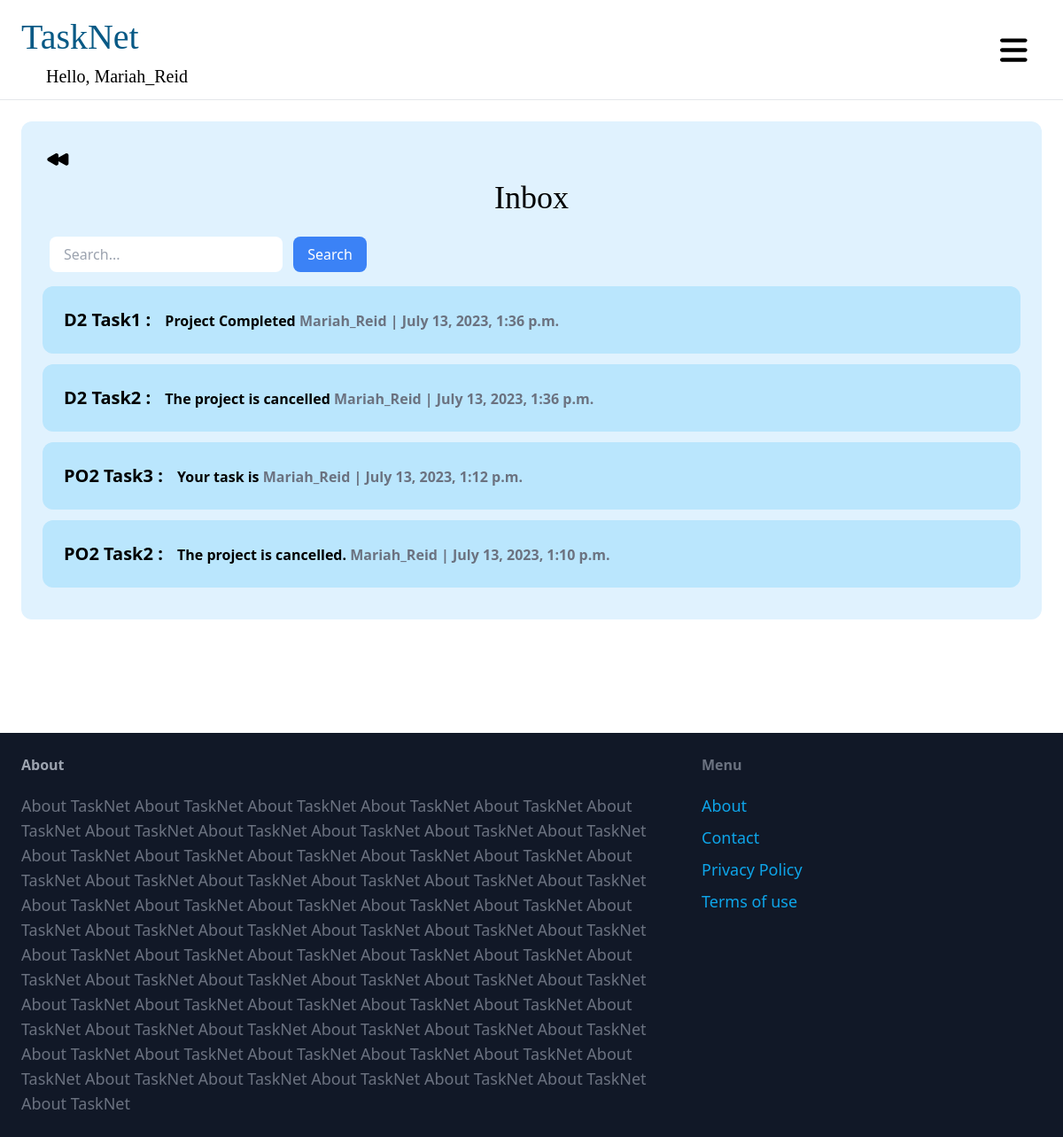
The page /conversation/ (signed in) on the database its author committed.
### core/models.py (models this page shows, shortened)
class CustomUser(AbstractUser):
    ROLE_CHOICES = (
        ('director', 'Director'),
        ('product_owner', 'Product Owner'),
        ('developer', 'Developer'),
        ('qa', 'Quality Assessment'),
        ('other', 'Other')
    )
    email = models.EmailField(unique=True)
    role = models.CharField(max_length=20, choices=ROLE_CHOICES)
    USERNAME_FIELD = 'email'
    REQUIRED_FIELDS = ['username']

### conversation/models.py (models this page shows)
class Conversation(models.Model):
    task = models.ForeignKey(Task, related_name='conversations', on_delete=models.CASCADE)
    members = models.ManyToManyField(settings.AUTH_USER_MODEL, related_name='conversations')
    created_on = models.DateTimeField(auto_now_add=True)
    modified_at = models.DateTimeField(default=timezone.now)
    class Meta:
        ordering = ('-modified_at',)

class Comment(models.Model):
    conversation = models.ForeignKey(Conversation, related_name='comments', on_delete=models.CASCADE)
    content = models.TextField(blank=True)
    file = models.FileField(blank=True, upload_to='comment_files')
    sent_at = models.DateTimeField(default=timezone.now)
    created_by = models.ForeignKey(settings.AUTH_USER_MODEL, related_name='created_comments', on_delete=models.CASCADE)

### kanban/models.py (models this page shows, shortened)
class Task(models.Model):
    project = models.ForeignKey(Project, related_name='tasks', on_delete=models.CASCADE)
    title = models.CharField(max_length=255)
    description = models.TextField()
    created_at = models.DateTimeField(null=True, blank=True)
    created_by = models.ForeignKey(settings.AUTH_USER_MODEL, related_name='tasks', on_delete=models.CASCADE)
    assigned_to = models.ManyToManyField(settings.AUTH_USER_MODEL, related_name='assigned_tasks')
    status = models.CharField(max_length=20, choices=(
        ('TODO', 'To Do'),
        ('IN_PROGRESS', 'In Progress'),
        ('DONE', 'Done')
    ))
    due_date = models.DateTimeField(null=True, blank=True)
    class Meta:
        ordering = ('created_at',)

### conversation/views.py (the view)
# urls.py: path('', views.inbox, name='inbox'),
@login_required
def inbox(request):
    conversations = Conversation.objects.filter(members__in=[request.user.id])
    search_query = request.GET.get('search', None)
    if search_query:
        conversations = conversations.filter(task__title__icontains=search_query)
    return render(request, 'conversation/inbox.html', {
        'conversations': conversations
    })

### conversation/templates/conversation/inbox.html (shortened to what this page needs)
{% extends 'core/base.html' %}
{% block content %}
    <div class="p-6 bg-sky-100 rounded-xl">
        <button onclick="goBack()">
        </button>
        <h1 class="mb-6 text-4xl text-center" style="font-family: Lucida Console;">Inbox</h1>
        <form method="GET" action="{% url 'conversation:inbox' %}">
            <input type="text" name="search" placeholder="Search..." class="ml-2 py-2 px-4 rounded-lg" value="{{ request.GET.search }}">
            <button type="submit" class="ml-2 py-2 px-4 bg-blue-500 hover:bg-blue-700 rounded-lg text-white">Search</button>
        </form>
        <p class="p-2"></p>
        <div class="space-y-6">
            {% for conversation in conversations %}
                <a href="{% url 'conversation:detail' conversation.id %}">
                    <div class="p-6 mb-3 bg-sky-200 rounded-xl hover:bg-sky-300 hover:shadow-md hover:shadow-black transition-all duration-300">
                        <p class="font-semibold"><span class="pr-3 text-xl">{{ conversation.task.title }} :</span> {{ conversation.comments.last.content }} <span class="text-gray-500">{{ conversation.comments.last.created_by.username }} | {{ conversation.comments.last.sent_at }}</span></p>
                    </div>
                </a>
            {% empty %}
                <p class="text-gray-700">No messages.</p>
            {% endfor %}
        </div>
    </div>
{% endblock %}

### core/templates/core/base.html (shortened to what this page needs)
<!DOCTYPE html>
<html>
    <head>
        <script src="https://cdn.tailwindcss.com"></script>
        <link rel="stylesheet" href="https://cdn.jsdelivr.net/gh/habibmhamadi/multi-select-tag/dist/css/multi-select-tag.css">
    </head>
    <body>
        <nav class="px-6 py-3 flex justify-between items-center border-b border-grey-200 bg-white" style="position: sticky; top: 0;">
            <a href="{% url 'kanban:board' %}" class="text-sky-800" style="font-size: 40px; font-family:Lucida Console;">TaskNet<h1 class="ml-7 text-xl text-black">{% if request.user.is_authenticated %}Hello, {{request.user.username}}{% endif %}</h1></a>
            <div class="relative space-x-1">
                    {% if request.user.is_authenticated %}
                        <button id="dropdown-trigger" class="flex items-center px-4 py-3 text-lg font-semibold rounded-xl transition-all duration-300 hover:outline-none" style="font-size: 20px; font-family:Lucida Console;">
                        </button>
                    {% endif %}
            </div>
        </nav>
        <div class="px-6 py-6 pb-32">
            {% block content %}
            {% endblock %}
        </div>
        <footer class="px-6 py-6 flex justify-between bg-gray-900">
            <div class="w-2/3 pr-10">
                <h3 class="mb-5 font-semibold text-gray-400">About</h3>
                <p class="text-lg text-gray-500">About TaskNet About TaskNet About TaskNet About TaskNet About TaskNet About TaskNet About TaskNet About TaskNet About TaskNet About TaskNet About TaskNet About TaskNet About TaskNet About TaskNet About TaskNet About TaskNet About TaskNet About TaskNet About TaskNet About TaskNet About TaskNet About TaskNet About TaskNet About TaskNet About TaskNet About TaskNet About TaskNet About TaskNet About TaskNet About TaskNet About TaskNet About TaskNet About TaskNet About TaskNet About TaskNet About TaskNet About TaskNet About TaskNet About TaskNet About TaskNet About TaskNet About TaskNet About TaskNet About TaskNet About TaskNet About TaskNet About TaskNet About TaskNet About TaskNet About TaskNet About TaskNet About TaskNet About TaskNet About TaskNet About TaskNet About TaskNet About TaskNet About TaskNet About TaskNet About TaskNet About TaskNet About TaskNet About TaskNet About TaskNet About TaskNet About TaskNet About TaskNet</p>
            </div>
            <div class="w-1/3">
                <h3 class="mb-5 font-semibold text-gray-500">Menu</h3>
                <ul class="space-y-2">
                    <li><a href="{% url 'core:about' %}" class="text-lg text-sky-500 hover:text-sky-700">About</a></li>
                    <li><a href="{% url 'core:contact' %}" class="text-lg text-sky-500 hover:text-sky-700">Contact</a></li>
                    <li><a href="{% url 'core:privacy_policy' %}" class="text-lg text-sky-500 hover:text-sky-700">Privacy Policy</a></li>
                    <li><a href="{% url 'core:terms_of_use' %}" class="text-lg text-sky-500 hover:text-sky-700">Terms of use</a></li>
                </ul>
            </div>
        </footer>
    </body>
</html>

### rows shown on the page
CustomUser: user.username "Mariah_Reid"
Conversation: task "D2 Task1", comments.last.content "Project Completed", comments.last.created_by.username "Mariah_Reid", comments.last.sent_at "July 13, 2023, 1:36 p.m."
Conversation: task "D2 Task2", comments.last.content "The project is cancelled", comments.last.created_by.username "Mariah_Reid", comments.last.sent_at "July 13, 2023, 1:36 p.m."
Conversation: task "PO2 Task3", comments.last.content "Your task is", comments.last.created_by.username "Mariah_Reid", comments.last.sent_at "July 13, 2023, 1:12 p.m."
Conversation: task "PO2 Task2", comments.last.content "The project is cancelled.", comments.last.created_by.username "Mariah_Reid", comments.last.sent_at "July 13, 2023, 1:10 p.m."
